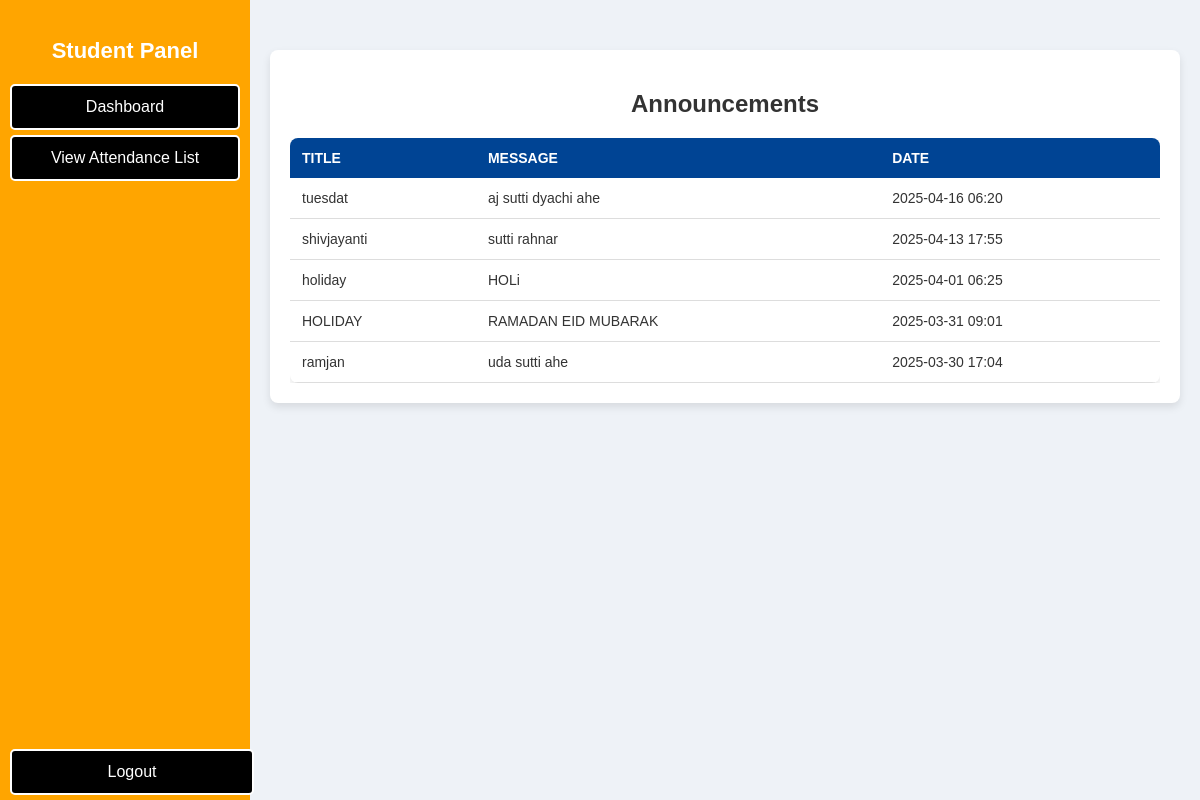
Page /student/list/ (signed in) on the committed database.
### principal/models.py (models this page shows, shortened)
class Announcement(models.Model):
    title = models.CharField(max_length=255)  # Title of the announcement
    message = models.TextField()  # The announcement message
    created_at = models.DateTimeField(auto_now_add=True)  # Timestamp

### student/views.py (the view)
# urls.py: path("list/", views.announcement_list, name="notification_list"),
@login_required
def announcement_list(request):
    announcements = Announcement.objects.all().order_by('-created_at')  # Show newest first
    return render(request, "student/announcement_list.html", {"announcements": announcements})

### student/templates/student/announcement_list.html (shortened to what this page needs)
<!DOCTYPE html>
<html lang="en">
<head>
</head>
<body>
<div class="sidebar">
    <h2>Student Panel</h2>
    <a href="{% url 'student_dashboard' %}">Dashboard</a>
    <a href="{% url 'view_attendance' %}">View Attendance List</a>
    <a href="{% url 'user_logout' %}" class="logout">Logout</a>
</div>
<div class="main-content">
    <div class="content">
        <h2>Announcements</h2>
        <div class="table-container">
            <table>
                <thead>
                    <tr>
                        <th>Title</th>
                        <th>Message</th>
                        <th>Date</th>
                    </tr>
                </thead>
                <tbody>
                    {% for announcement in announcements %}
                    <tr>
                        <td>{{ announcement.title }}</td>
                        <td>{{ announcement.message }}</td>
                        <td>{{ announcement.created_at|date:"Y-m-d H:i" }}</td>
                    </tr>
                    {% empty %}
                    <tr>
                        <td colspan="3" style="text-align: center;">No announcements available.</td>
                    </tr>
                    {% endfor %}
                </tbody>
            </table>
        </div>
    </div>
</div>
</body>
</html>

### student/templates/student/announcement_list.html (style rules this page uses)
body { font-family: 'Arial', sans-serif; background-color: #eef2f7; margin: 0; padding: 0; display: flex; }
.sidebar { width: 250px; background: orange; color: white; height: 100vh; position: fixed; top: 0; left: 0; padding-top: 20px; transition: 0.3s; }
.sidebar h2 { text-align: center; margin-bottom: 20px; font-size: 22px; }
.sidebar a { display: block; color: black; padding: 12px 20px; text-decoration: none; font-size: 16px; transition: 0.3s; }
.logout { position: absolute; bottom: 20px; width: 80%; text-align: left; }
.main-content { margin-left: 250px; width: calc(100% - 250px); padding: 20px; }
.content { max-width: 900px; margin: 30px auto; background: #fff; padding: 20px; border-radius: 8px; box-shadow: 0 4px 8px rgba(0, 0, 0, 0.1); }
.content h2 { text-align: center; font-size: 24px; color: #333; margin-bottom: 20px; }
.table-container { overflow-x: auto; }
table { width: 100%; border-collapse: collapse; background: #fff; border-radius: 8px; overflow: hidden; box-shadow: 0 4px 8px rgba(0, 0, 0, 0.1); }
thead { background: #004494; color: white; text-transform: uppercase; }
thead th { padding: 12px; text-align: left; font-size: 14px; }
tbody tr { border-bottom: 1px solid #ddd; transition: background 0.3s ease-in-out; }
td { padding: 12px; font-size: 14px; color: #333; }
.sidebar a { display: block; color: white; padding: 12px 20px; text-decoration: none; font-size: 16px; border: 2px solid white; background: black; text-align: center; margin: 5px 10px; border-radius: 5px; }

### rows in the picture
Announcement: title "tuesdat", message "aj sutti dyachi ahe", created_at "2025-04-16 06:20"
Announcement: title "shivjayanti", message "sutti rahnar", created_at "2025-04-13 17:55"
Announcement: title "holiday", message "HOLi", created_at "2025-04-01 06:25"
Announcement: title "HOLIDAY", message "RAMADAN EID MUBARAK", created_at "2025-03-31 09:01"
Announcement: title "ramjan", message "uda sutti ahe", created_at "2025-03-30 17:04"
